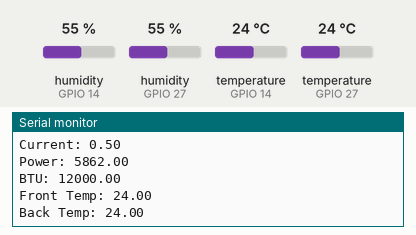
Bench run of a sketch on a simulated ESP32. On the bench: the last lines printed to the serial monitor. The test bench sets the inputs (shaded band); at power-on: temperature (sensors on GPIO 14, GPIO 27) 24 °C, humidity (sensors on GPIO 14, GPIO 27) 55 %.

Above: at 2.8 s.
2.9 s: temperature (sensor on GPIO 14) set to 12 °C
At 5.1 s:
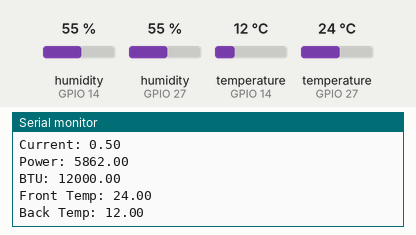
5.6 s: temperature (sensor on GPIO 27) set to 12 °C
At 7.2 s:
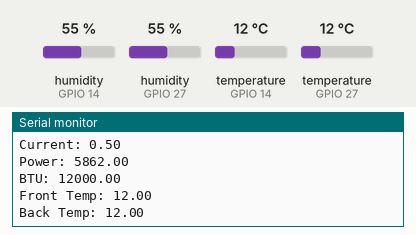
8.3 s: temperature (sensor on GPIO 14) set to 19 °C
At 10.8 s:
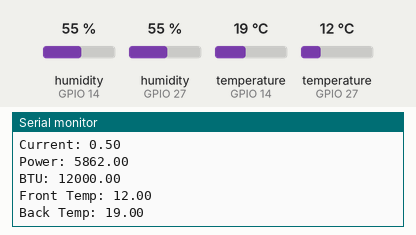
11.0 s: temperature (sensor on GPIO 27) set to 19 °C
At 13.7 s:
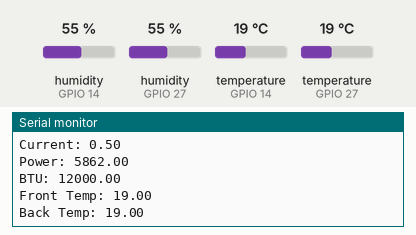
Timing chart, 0 to 14.7 s (numbered marks = the images above; inputs shaded):
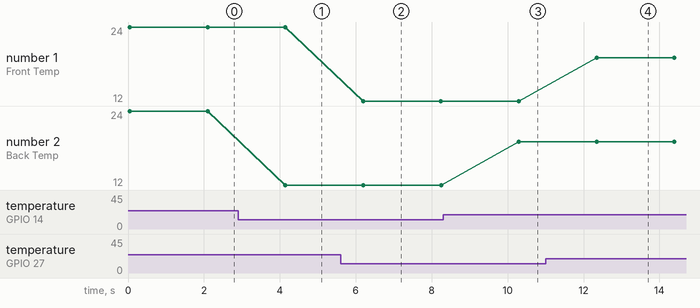

The sketch:

esp32_air_monitor.ino
```cpp
#include <WiFi.h>
#include <DHT.h>

#define DHTPIN1 27
#define DHTPIN2 14
#define DHTTYPE DHT11

DHT frontSensor(DHTPIN1, DHTTYPE);
DHT backSensor(DHTPIN2, DHTTYPE);

float voltage = 220.0;
float current = 0.5;
float power = 5862.0;
float btu = 12000;

void setup() {
  Serial.begin(115200);
  frontSensor.begin();
  backSensor.begin();
}

void loop() {
  float frontTemp = frontSensor.readTemperature();
  float backTemp = backSensor.readTemperature();

  Serial.println("Voltage: " + String(voltage));
  Serial.println("Current: " + String(current));
  Serial.println("Power: " + String(power));
  Serial.println("BTU: " + String(btu));
  Serial.println("Front Temp: " + String(frontTemp));
  Serial.println("Back Temp: " + String(backTemp));

  delay(2000);
}
```

Measured:
- after the input at 2.9 s, the serial monitor: prints a new line after 1.2 s (image 1)
- after the input at 5.6 s, the serial monitor: prints a new line after 0.60 s (image 2)
- after the input at 8.3 s, the serial monitor: prints a new line after 2.0 s (image 3)
- after the input at 11.0 s, the serial monitor: prints a new line after 1.3 s (image 4)
- plotted number 2: 24 → 12 after the input at 2.9 s, 12 → 19 after the input at 8.3 s
